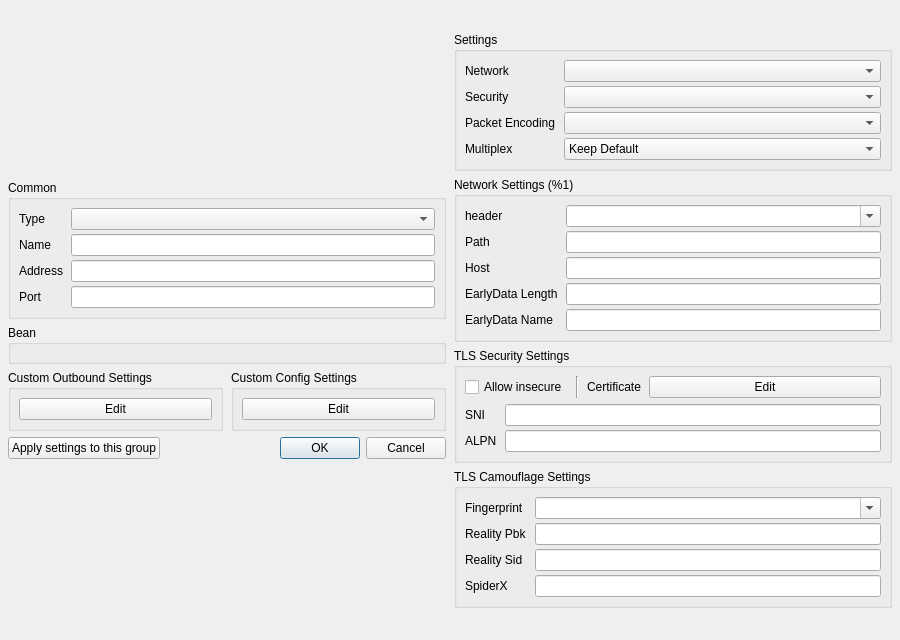
<?xml version="1.0" encoding="UTF-8"?>
<ui version="4.0">
 <class>DialogEditProfile</class>
 <widget class="QDialog" name="DialogEditProfile">
  <property name="geometry">
   <rect>
    <x>0</x>
    <y>0</y>
    <width>900</width>
    <height>640</height>
   </rect>
  </property>
  <property name="sizePolicy">
   <sizepolicy hsizetype="Preferred" vsizetype="Preferred">
    <horstretch>0</horstretch>
    <verstretch>0</verstretch>
   </sizepolicy>
  </property>
  <property name="windowTitle">
   <string>Edit</string>
  </property>
  <layout class="QHBoxLayout" name="dialog_layout">
   <property name="spacing">
    <number>8</number>
   </property>
   <property name="leftMargin">
    <number>8</number>
   </property>
   <property name="topMargin">
    <number>8</number>
   </property>
   <property name="rightMargin">
    <number>8</number>
   </property>
   <property name="bottomMargin">
    <number>8</number>
   </property>
   <item>
    <widget class="QWidget" name="left_w" native="true">
     <property name="sizePolicy">
      <sizepolicy hsizetype="Preferred" vsizetype="Maximum">
       <horstretch>1</horstretch>
       <verstretch>0</verstretch>
      </sizepolicy>
     </property>
     <property name="minimumSize">
      <size>
       <width>370</width>
       <height>0</height>
      </size>
     </property>
     <layout class="QVBoxLayout" name="left">
      <property name="spacing">
       <number>6</number>
      </property>
      <property name="leftMargin">
       <number>0</number>
      </property>
      <property name="topMargin">
       <number>0</number>
      </property>
      <property name="rightMargin">
       <number>0</number>
      </property>
      <property name="bottomMargin">
       <number>0</number>
      </property>
      <property name="sizeConstraint">
       <enum>QLayout::SetDefaultConstraint</enum>
      </property>
      <item>
       <widget class="QGroupBox" name="groupBox">
        <property name="sizePolicy">
         <sizepolicy hsizetype="Preferred" vsizetype="Maximum">
          <horstretch>0</horstretch>
          <verstretch>0</verstretch>
         </sizepolicy>
        </property>
        <property name="title">
         <string>Common</string>
        </property>
        <layout class="QVBoxLayout" name="verticalLayout_3">
         <property name="spacing">
          <number>4</number>
         </property>
         <property name="leftMargin">
          <number>8</number>
         </property>
         <property name="topMargin">
          <number>8</number>
         </property>
         <property name="rightMargin">
          <number>8</number>
         </property>
         <property name="bottomMargin">
          <number>8</number>
         </property>
         <item>
          <layout class="QGridLayout" name="gridLayout_2">
           <property name="horizontalSpacing">
            <number>8</number>
           </property>
           <property name="verticalSpacing">
            <number>4</number>
           </property>
           <item row="2" column="1">
            <widget class="MyLineEdit" name="address"/>
           </item>
           <item row="1" column="1">
            <widget class="MyLineEdit" name="name"/>
           </item>
           <item row="3" column="1">
            <widget class="QLineEdit" name="port"/>
           </item>
           <item row="0" column="0">
            <widget class="QLabel" name="type_l">
             <property name="text">
              <string>Type</string>
             </property>
            </widget>
           </item>
           <item row="3" column="0">
            <widget class="QLabel" name="port_l">
             <property name="text">
              <string>Port</string>
             </property>
            </widget>
           </item>
           <item row="2" column="0">
            <widget class="QLabel" name="address_l">
             <property name="text">
              <string>Address</string>
             </property>
            </widget>
           </item>
           <item row="1" column="0">
            <widget class="QLabel" name="label">
             <property name="text">
              <string>Name</string>
             </property>
            </widget>
           </item>
           <item row="0" column="1">
            <widget class="QComboBox" name="type"/>
           </item>
          </layout>
         </item>
        </layout>
       </widget>
      </item>
      <item>
       <widget class="QGroupBox" name="bean">
        <property name="sizePolicy">
         <sizepolicy hsizetype="Preferred" vsizetype="Maximum">
          <horstretch>0</horstretch>
          <verstretch>0</verstretch>
         </sizepolicy>
        </property>
        <property name="title">
         <string notr="true">Bean</string>
        </property>
        <layout class="QVBoxLayout" name="verticalLayout_4">
         <property name="leftMargin">
          <number>8</number>
         </property>
         <property name="topMargin">
          <number>8</number>
         </property>
         <property name="rightMargin">
          <number>8</number>
         </property>
         <property name="bottomMargin">
          <number>8</number>
         </property>
         <item>
          <widget class="QWidget" name="fake" native="true"/>
         </item>
        </layout>
       </widget>
      </item>
      <item>
       <layout class="QHBoxLayout" name="horizontalLayout_2">
        <property name="spacing">
         <number>8</number>
        </property>
        <property name="leftMargin">
         <number>0</number>
        </property>
        <property name="topMargin">
         <number>0</number>
        </property>
        <property name="rightMargin">
         <number>0</number>
        </property>
        <property name="bottomMargin">
         <number>0</number>
        </property>
        <item>
         <widget class="QGroupBox" name="custom_box">
          <property name="sizePolicy">
           <sizepolicy hsizetype="Preferred" vsizetype="Maximum">
            <horstretch>1</horstretch>
            <verstretch>0</verstretch>
           </sizepolicy>
          </property>
          <property name="title">
           <string>Custom Outbound Settings</string>
          </property>
          <layout class="QVBoxLayout" name="verticalLayout_5">
           <property name="leftMargin">
            <number>8</number>
           </property>
           <property name="topMargin">
            <number>8</number>
           </property>
           <property name="rightMargin">
            <number>8</number>
           </property>
           <property name="bottomMargin">
            <number>8</number>
           </property>
           <item>
            <widget class="QPushButton" name="custom_outbound_edit">
             <property name="text">
              <string notr="true">Edit</string>
             </property>
            </widget>
           </item>
          </layout>
         </widget>
        </item>
        <item>
         <widget class="QGroupBox" name="custom_global_box">
          <property name="sizePolicy">
           <sizepolicy hsizetype="Preferred" vsizetype="Maximum">
            <horstretch>1</horstretch>
            <verstretch>0</verstretch>
           </sizepolicy>
          </property>
          <property name="title">
           <string>Custom Config Settings</string>
          </property>
          <layout class="QHBoxLayout" name="horizontalLayout_3">
           <property name="leftMargin">
            <number>8</number>
           </property>
           <property name="topMargin">
            <number>8</number>
           </property>
           <property name="rightMargin">
            <number>8</number>
           </property>
           <property name="bottomMargin">
            <number>8</number>
           </property>
           <item>
            <widget class="QPushButton" name="custom_config_edit">
             <property name="text">
              <string notr="true">Edit</string>
             </property>
            </widget>
           </item>
          </layout>
         </widget>
        </item>
       </layout>
      </item>
      <item>
       <layout class="QHBoxLayout" name="horizontalLayout_4">
        <property name="spacing">
         <number>8</number>
        </property>
        <property name="leftMargin">
         <number>0</number>
        </property>
        <property name="topMargin">
         <number>0</number>
        </property>
        <property name="rightMargin">
         <number>0</number>
        </property>
        <property name="bottomMargin">
         <number>0</number>
        </property>
        <item>
         <widget class="QPushButton" name="apply_to_group">
          <property name="text">
           <string>Apply settings to this group</string>
          </property>
         </widget>
        </item>
        <item>
         <widget class="QDialogButtonBox" name="buttonBox">
          <property name="sizePolicy">
           <sizepolicy hsizetype="Expanding" vsizetype="Fixed">
            <horstretch>0</horstretch>
            <verstretch>0</verstretch>
           </sizepolicy>
          </property>
          <property name="orientation">
           <enum>Qt::Horizontal</enum>
          </property>
          <property name="standardButtons">
           <set>QDialogButtonBox::Cancel|QDialogButtonBox::Ok</set>
          </property>
         </widget>
        </item>
       </layout>
      </item>
     </layout>
    </widget>
   </item>
   <item>
    <widget class="QWidget" name="right_all_w" native="true">
     <property name="sizePolicy">
      <sizepolicy hsizetype="Preferred" vsizetype="Maximum">
       <horstretch>1</horstretch>
       <verstretch>0</verstretch>
      </sizepolicy>
     </property>
     <property name="minimumSize">
      <size>
       <width>370</width>
       <height>0</height>
      </size>
     </property>
     <property name="toolTip">
      <string/>
     </property>
     <layout class="QVBoxLayout" name="right_layout">
      <property name="spacing">
       <number>6</number>
      </property>
      <property name="leftMargin">
       <number>0</number>
      </property>
      <property name="topMargin">
       <number>0</number>
      </property>
      <property name="rightMargin">
       <number>0</number>
      </property>
      <property name="bottomMargin">
       <number>0</number>
      </property>
      <property name="sizeConstraint">
       <enum>QLayout::SetDefaultConstraint</enum>
      </property>
      <item>
       <widget class="QGroupBox" name="stream_box">
        <property name="sizePolicy">
         <sizepolicy hsizetype="Preferred" vsizetype="Maximum">
          <horstretch>0</horstretch>
          <verstretch>0</verstretch>
         </sizepolicy>
        </property>
        <property name="title">
         <string>Settings</string>
        </property>
        <layout class="QVBoxLayout" name="verticalLayout">
         <property name="leftMargin">
          <number>8</number>
         </property>
         <property name="topMargin">
          <number>8</number>
         </property>
         <property name="rightMargin">
          <number>8</number>
         </property>
         <property name="bottomMargin">
          <number>8</number>
         </property>
         <item>
          <layout class="QGridLayout" name="_2">
           <property name="horizontalSpacing">
            <number>8</number>
           </property>
           <property name="verticalSpacing">
            <number>4</number>
           </property>
           <item row="0" column="1">
            <widget class="QComboBox" name="network">
             <property name="sizePolicy">
              <sizepolicy hsizetype="Expanding" vsizetype="Fixed">
               <horstretch>0</horstretch>
               <verstretch>0</verstretch>
              </sizepolicy>
             </property>
             <item>
              <property name="text">
               <string notr="true"/>
              </property>
             </item>
             <item>
              <property name="text">
               <string notr="true">tcp</string>
              </property>
             </item>
             <item>
              <property name="text">
               <string notr="true">ws</string>
              </property>
             </item>
             <item>
              <property name="text">
               <string notr="true">httpupgrade</string>
              </property>
             </item>
             <item>
              <property name="text">
               <string notr="true">http</string>
              </property>
             </item>
             <item>
              <property name="text">
               <string notr="true">grpc</string>
              </property>
             </item>
             <item>
              <property name="text">
               <string notr="true">quic</string>
              </property>
             </item>
            </widget>
           </item>
           <item row="2" column="1">
            <widget class="QComboBox" name="packet_encoding">
             <item>
              <property name="text">
               <string notr="true"/>
              </property>
             </item>
             <item>
              <property name="text">
               <string notr="true">packetaddr</string>
              </property>
             </item>
             <item>
              <property name="text">
               <string notr="true">xudp</string>
              </property>
             </item>
            </widget>
           </item>
           <item row="0" column="0">
            <widget class="QLabel" name="network_l">
             <property name="toolTip">
              <string>The underlying transport method. It must be consistent with the server, otherwise, the connection cannot be established.</string>
             </property>
             <property name="text">
              <string>Network</string>
             </property>
            </widget>
           </item>
           <item row="1" column="1">
            <widget class="QComboBox" name="security">
             <item>
              <property name="text">
               <string notr="true"/>
              </property>
             </item>
             <item>
              <property name="text">
               <string notr="true">tls</string>
              </property>
             </item>
            </widget>
           </item>
           <item row="1" column="0">
            <widget class="QLabel" name="security_l">
             <property name="toolTip">
              <string>Transport Layer Security. It must be consistent with the server, otherwise, the connection cannot be established.</string>
             </property>
             <property name="text">
              <string>Security</string>
             </property>
            </widget>
           </item>
           <item row="2" column="0">
            <widget class="QLabel" name="packet_encoding_l">
             <property name="toolTip">
              <string>UDP FullCone Packet encoding for implementing features such as UDP FullCone. Server support is required, if the wrong selection is made, the connection cannot be made. Please leave it blank.</string>
             </property>
             <property name="text">
              <string>Packet Encoding</string>
             </property>
            </widget>
           </item>
           <item row="3" column="0">
            <widget class="QLabel" name="multiplex_l">
             <property name="toolTip">
              <string>Server support is required</string>
             </property>
             <property name="text">
              <string>Multiplex</string>
             </property>
            </widget>
           </item>
           <item row="3" column="1">
            <widget class="QComboBox" name="multiplex">
             <item>
              <property name="text">
               <string>Keep Default</string>
              </property>
             </item>
             <item>
              <property name="text">
               <string>On</string>
              </property>
             </item>
             <item>
              <property name="text">
               <string>Off</string>
              </property>
             </item>
            </widget>
           </item>
          </layout>
         </item>
        </layout>
       </widget>
      </item>
      <item>
       <widget class="QGroupBox" name="network_box">
        <property name="sizePolicy">
         <sizepolicy hsizetype="Preferred" vsizetype="Maximum">
          <horstretch>0</horstretch>
          <verstretch>0</verstretch>
         </sizepolicy>
        </property>
        <property name="title">
         <string>Network Settings (%1)</string>
        </property>
        <layout class="QGridLayout" name="gridLayout">
         <property name="leftMargin">
          <number>8</number>
         </property>
         <property name="topMargin">
          <number>8</number>
         </property>
         <property name="rightMargin">
          <number>8</number>
         </property>
         <property name="bottomMargin">
          <number>8</number>
         </property>
         <property name="horizontalSpacing">
          <number>8</number>
         </property>
         <property name="verticalSpacing">
          <number>4</number>
         </property>
         <item row="1" column="0">
          <widget class="QLabel" name="path_l">
           <property name="toolTip">
            <string notr="true">http path (ws/http/伪装http)
serviceName (gRPC)
key (QUIC)</string>
           </property>
           <property name="text">
            <string notr="true">Path</string>
           </property>
          </widget>
         </item>
         <item row="2" column="1">
          <widget class="MyLineEdit" name="host"/>
         </item>
         <item row="2" column="0">
          <widget class="QLabel" name="host_l">
           <property name="toolTip">
            <string notr="true">http host (ws/http/伪装http)
security (QUIC)</string>
           </property>
           <property name="text">
            <string notr="true">Host</string>
           </property>
          </widget>
         </item>
         <item row="0" column="0">
          <widget class="QLabel" name="header_type_l">
           <property name="sizePolicy">
            <sizepolicy hsizetype="Maximum" vsizetype="Preferred">
             <horstretch>0</horstretch>
             <verstretch>0</verstretch>
            </sizepolicy>
           </property>
           <property name="toolTip">
            <string notr="true">伪装头部类型 (tcp/quic)</string>
           </property>
           <property name="text">
            <string notr="true">header</string>
           </property>
          </widget>
         </item>
         <item row="1" column="1">
          <widget class="MyLineEdit" name="path"/>
         </item>
         <item row="0" column="1">
          <widget class="QComboBox" name="header_type">
           <property name="sizePolicy">
            <sizepolicy hsizetype="Minimum" vsizetype="Fixed">
             <horstretch>0</horstretch>
             <verstretch>0</verstretch>
            </sizepolicy>
           </property>
           <property name="editable">
            <bool>true</bool>
           </property>
           <item>
            <property name="text">
             <string notr="true"/>
            </property>
           </item>
           <item>
            <property name="text">
             <string notr="true">http</string>
            </property>
           </item>
          </widget>
         </item>
         <item row="3" column="1">
          <widget class="MyLineEdit" name="ws_early_data_length"/>
         </item>
         <item row="3" column="0">
          <widget class="QLabel" name="ws_early_data_length_l">
           <property name="text">
            <string notr="true">EarlyData Length</string>
           </property>
          </widget>
         </item>
         <item row="4" column="1">
          <widget class="MyLineEdit" name="ws_early_data_name"/>
         </item>
         <item row="4" column="0">
          <widget class="QLabel" name="ws_early_data_name_l">
           <property name="text">
            <string notr="true">EarlyData Name</string>
           </property>
          </widget>
         </item>
        </layout>
       </widget>
      </item>
      <item>
       <widget class="QGroupBox" name="security_box">
        <property name="sizePolicy">
         <sizepolicy hsizetype="Preferred" vsizetype="Maximum">
          <horstretch>0</horstretch>
          <verstretch>0</verstretch>
         </sizepolicy>
        </property>
        <property name="title">
         <string>TLS Security Settings</string>
        </property>
        <layout class="QVBoxLayout" name="verticalLayout_2">
         <property name="spacing">
          <number>6</number>
         </property>
         <property name="leftMargin">
          <number>8</number>
         </property>
         <property name="topMargin">
          <number>8</number>
         </property>
         <property name="rightMargin">
          <number>8</number>
         </property>
         <property name="bottomMargin">
          <number>8</number>
         </property>
         <item>
          <layout class="QHBoxLayout" name="horizontalLayout">
           <property name="spacing">
            <number>8</number>
           </property>
           <item>
            <widget class="QCheckBox" name="insecure">
             <property name="sizePolicy">
              <sizepolicy hsizetype="Maximum" vsizetype="Fixed">
               <horstretch>0</horstretch>
               <verstretch>0</verstretch>
              </sizepolicy>
             </property>
             <property name="toolTip">
              <string>When enabled, V2Ray will not check the validity of the TLS certificate provided by the remote host (the security is equivalent to plaintext)</string>
             </property>
             <property name="text">
              <string>Allow insecure</string>
             </property>
            </widget>
           </item>
           <item>
            <widget class="Line" name="line">
             <property name="orientation">
              <enum>Qt::Vertical</enum>
             </property>
            </widget>
           </item>
           <item>
            <widget class="QLabel" name="label_6">
             <property name="sizePolicy">
              <sizepolicy hsizetype="Maximum" vsizetype="Preferred">
               <horstretch>0</horstretch>
               <verstretch>0</verstretch>
              </sizepolicy>
             </property>
             <property name="toolTip">
              <string notr="true"/>
             </property>
             <property name="text">
              <string>Certificate</string>
             </property>
            </widget>
           </item>
           <item>
            <widget class="QPushButton" name="certificate_edit">
             <property name="text">
              <string notr="true">Edit</string>
             </property>
            </widget>
           </item>
          </layout>
         </item>
         <item>
          <layout class="QGridLayout" name="_3">
           <property name="horizontalSpacing">
            <number>8</number>
           </property>
           <property name="verticalSpacing">
            <number>4</number>
           </property>
           <item row="0" column="1">
            <widget class="MyLineEdit" name="sni"/>
           </item>
           <item row="0" column="0">
            <widget class="QLabel" name="label_5">
             <property name="toolTip">
              <string>Server name indication, clear text.</string>
             </property>
             <property name="text">
              <string notr="true">SNI</string>
             </property>
            </widget>
           </item>
           <item row="1" column="0">
            <widget class="QLabel" name="label_8">
             <property name="toolTip">
              <string>Application layer protocol negotiation, clear text. Please separate them with commas.</string>
             </property>
             <property name="text">
              <string notr="true">ALPN</string>
             </property>
            </widget>
           </item>
           <item row="1" column="1">
            <widget class="MyLineEdit" name="alpn"/>
           </item>
          </layout>
         </item>
        </layout>
       </widget>
      </item>
      <item>
       <widget class="QGroupBox" name="tls_camouflage_box">
        <property name="title">
         <string>TLS Camouflage Settings</string>
        </property>
        <layout class="QGridLayout" name="gridLayout_3">
         <property name="leftMargin">
          <number>8</number>
         </property>
         <property name="topMargin">
          <number>8</number>
         </property>
         <property name="rightMargin">
          <number>8</number>
         </property>
         <property name="bottomMargin">
          <number>8</number>
         </property>
         <property name="horizontalSpacing">
          <number>8</number>
         </property>
         <property name="verticalSpacing">
          <number>4</number>
         </property>
         <item row="0" column="1">
          <widget class="QComboBox" name="utlsFingerprint">
           <property name="editable">
            <bool>true</bool>
           </property>
          </widget>
         </item>
         <item row="0" column="0">
          <widget class="QLabel" name="label_2">
           <property name="sizePolicy">
            <sizepolicy hsizetype="Maximum" vsizetype="Preferred">
             <horstretch>0</horstretch>
             <verstretch>0</verstretch>
            </sizepolicy>
           </property>
           <property name="text">
            <string notr="true">Fingerprint</string>
           </property>
          </widget>
         </item>
         <item row="1" column="0">
          <widget class="QLabel" name="reality_pbk_l">
           <property name="toolTip">
            <string>Reality public key. If not empty, turn TLS into REALITY.</string>
           </property>
           <property name="text">
            <string notr="true">Reality Pbk</string>
           </property>
          </widget>
         </item>
         <item row="2" column="0">
          <widget class="QLabel" name="reality_sid_l">
           <property name="toolTip">
            <string>Reality short id. Accept only one value.</string>
           </property>
           <property name="text">
            <string notr="true">Reality Sid</string>
           </property>
          </widget>
         </item>
         <item row="2" column="1">
          <widget class="MyLineEdit" name="reality_sid"/>
         </item>
         <item row="1" column="1">
          <widget class="MyLineEdit" name="reality_pbk"/>
         </item>
         <item row="3" column="0">
          <widget class="QLabel" name="reality_spx_l">
           <property name="toolTip">
            <string notr="true"/>
           </property>
           <property name="text">
            <string notr="true">SpiderX</string>
           </property>
          </widget>
         </item>
         <item row="3" column="1">
          <widget class="MyLineEdit" name="reality_spx"/>
         </item>
        </layout>
       </widget>
      </item>
     </layout>
    </widget>
   </item>
  </layout>
 </widget>
 <customwidgets>
  <customwidget>
   <class>MyLineEdit</class>
   <extends>QLineEdit</extends>
   <header>ui/widget/MyLineEdit.h</header>
  </customwidget>
 </customwidgets>
 <tabstops>
  <tabstop>type</tabstop>
  <tabstop>name</tabstop>
  <tabstop>address</tabstop>
  <tabstop>port</tabstop>
  <tabstop>custom_outbound_edit</tabstop>
  <tabstop>custom_config_edit</tabstop>
  <tabstop>apply_to_group</tabstop>
  <tabstop>network</tabstop>
  <tabstop>security</tabstop>
  <tabstop>packet_encoding</tabstop>
  <tabstop>multiplex</tabstop>
  <tabstop>header_type</tabstop>
  <tabstop>path</tabstop>
  <tabstop>host</tabstop>
  <tabstop>ws_early_data_length</tabstop>
  <tabstop>ws_early_data_name</tabstop>
  <tabstop>insecure</tabstop>
  <tabstop>certificate_edit</tabstop>
  <tabstop>sni</tabstop>
  <tabstop>alpn</tabstop>
  <tabstop>utlsFingerprint</tabstop>
  <tabstop>reality_pbk</tabstop>
  <tabstop>reality_sid</tabstop>
 </tabstops>
 <resources/>
 <connections>
  <connection>
   <sender>buttonBox</sender>
   <signal>accepted()</signal>
   <receiver>DialogEditProfile</receiver>
   <slot>accept()</slot>
   <hints>
    <hint type="sourcelabel">
     <x>151</x>
     <y>500</y>
    </hint>
    <hint type="destinationlabel">
     <x>299</x>
     <y>299</y>
    </hint>
   </hints>
  </connection>
  <connection>
   <sender>buttonBox</sender>
   <signal>rejected()</signal>
   <receiver>DialogEditProfile</receiver>
   <slot>reject()</slot>
   <hints>
    <hint type="sourcelabel">
     <x>151</x>
     <y>500</y>
    </hint>
    <hint type="destinationlabel">
     <x>299</x>
     <y>299</y>
    </hint>
   </hints>
  </connection>
 </connections>
</ui>
